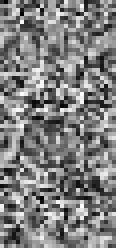
#> input picture files/wn3.png, 29 x 62 px, found by its file name (shown 4 times larger)
$ python lee_imagen.py   (Python 2 division)
#> lines starting #> are read from the running program, lines starting #| are printed output that depends on the picture
from PIL import Image  # read image
import numpy as np  # convert image to matrix
import os
import datetime


PATH = '../files/imagenes/wn3.png'
CANT_COLORES = 6
X_CANVAS = 700
Y_CANVAS = 950
X_INIT = 0
X_MAX = 120
PASO_X = 3
Y_INIT = 0
Y_MAX = 160
PASO_Y = 3
Z_MAX = 5
PRES_Z_RECARGA = -7
PRES_Z_PINTA = -3
MODO_PINTURA = 2  # 0 Puntual; 1 Semi diagonal post; 2 Semi diagonal pre
RECARGA = 10
X_RECARGA_DER = 10
X_RECARGA_IZQ = -11
VEL = "G00"


global dir_path, w, h


def genera_rangos(n):
    a = range(256)
    k, m = divmod(len(a), n)
    return list(a[i * k + min(i, m):(i + 1) * k + min(i + 1, m)] for i in xrange(n))


def trunca_imagen(imagen):
    global dir_path, w, h
    # Convertir a escala de grises
    im = imagen.convert('L')
    # Genera rangos de color
    rangos = genera_rangos(CANT_COLORES)
    # Crear arreglo a partir de imagen
    arreglo_im = list(im.getdata())
    # Segmentar imagen incluyendo blancos y negros absolutos
    for index, pix in enumerate(arreglo_im):
        for ind, rango in enumerate(rangos):
            if pix in rango:
                if ind == 0:
                    arreglo_im[index] = 1
                elif ind == CANT_COLORES - 1:
                    arreglo_im[index] = 255
                else:
                    arreglo_im[index] = (max(rango) + min(rango)) / 2
    # print arreglo_im

    return arreglo_im


def genera_arreglos_por_color(arr_img):
    global dir_path, w, h
    # Selecciona valores unicos de la lista
    vals_unicos = sorted(list(set(arr_img)))
    # Crea diccionario para almacenar las matrices separadas
    arreglos_por_color = {}
    for elem in vals_unicos:
        arreglos_por_color[elem] = [0]*len(arr_img)
    # Agrega el elemento que corresponda a cada valor en el indice adecuado
    for ind, color in enumerate(arr_img):
        arreglos_por_color[color][ind] = color
    return arreglos_por_color


def gesto_pintura(ind_x, ind_y, gesto, arch):
    global dir_path, w, h
    if gesto == 1:
        #  pinta semi diagonal post
        inst = VEL + " X" + str(ind_x*PASO_X) + " Y" + str(ind_y*PASO_Y) + " Z" + str(Z_MAX) + "\n"
        arch.write(inst)
        arch.write("G01 Z" + str(PRES_Z_PINTA) + "\n")
    elif gesto == 2:
        # pinta semi diagonal pre
        inst = VEL + " X" + str(ind_x*PASO_X) + " Y" + str(ind_y*PASO_Y) + " Z" + str(PRES_Z_PINTA) + "\n"
        arch.write(inst)
        arch.write(VEL + " Z" + str(Z_MAX) + "\n")
    else:
        #  pinta puntual
        inst = VEL + " X" + str(ind_x*PASO_X) + " Y" + str(ind_y*PASO_Y) + "\n"
        arch.write(inst)
        arch.write(VEL + " Z" + str(PRES_Z_PINTA) + "\n")
        arch.write(VEL + " Z" + str(Z_MAX) + "\n")


def recarga(ind_x, arch):
    # TODO Limpia pincel al recargar pintura
    global dir_path, w, h
    # print "Indice X: ", ind_x
    # print "Ancho: ", w, h
    if ind_x + 1 > w/2:
        # print "der"
        # print "G01 X" + str(X_RECARGA_DER) + "\n"
        # print X_CANVAS
        arch.write(VEL + " X" + str(X_RECARGA_DER) + "\n")
        arch.write(VEL + " Z" + str(PRES_Z_RECARGA) + "\n")
        arch.write(VEL + " Z" + str(Z_MAX) + "\n")
        ## Movimiento para no embarrar
        arch.write(VEL + " X" + str(ind_x*PASO_X) + "\n")
    else:
        # print "izq"
        # print "G01 X" + str(X_RECARGA_IZQ) + "\n"
        # print X_CANVAS
        arch.write(VEL + " X" + str(X_RECARGA_IZQ) + "\n")
        arch.write(VEL + " Z" + str(PRES_Z_RECARGA) + "\n")
        arch.write(VEL + " Z" + str(Z_MAX) + "\n")
        ## Movimiento para no embarrar
        arch.write(VEL + " X" + str(ind_x*PASO_X) + "\n")


def pintado(mat, direc, path_archivo):
    global dir_path, w, h
    # direc = 0: pinta horizontal
    # direc = 1: pinta vertical

    with open(path_archivo, "w+") as a:
        # [6 lines of commented-out code are left out]
        a.write("G90G17\n"
                "f22000\n"
                "S0\n"
                "G00 Z05\n"
                "G00 X0 Y0\n")

        #   Mover cursor al punto inicial
        # a.write(VEL + " X" + str(X_INIT) + " Y" + str(Y_INIT) + " Z" + str(Z_MAX) + "\n")
        cont = RECARGA
        if direc == 0:  # pinta vertical (direccion de y)
            mat = mat.tolist()
            # print mat
            # print "\n\n"
            for ind_x, renglon in enumerate(mat):
                if divmod(ind_x, 2)[1] == 0:
                    renglon = reversed(list(enumerate(renglon)))
                else:
                    renglon = enumerate(renglon)
                for ind_y, val in renglon:
                    if val > 0:
                        # print ind_x + 1
                        if cont == RECARGA:
                            recarga(ind_x, a)
                            cont = 0
                        gesto_pintura(ind_x, ind_y, MODO_PINTURA, a)
                        cont += 1
        else:  # pinta horizontal (direccion de x)
            mat = mat.transpose()
            mat = mat.tolist()
            # print mat
            # print "\n\n"
            for ind_y, columna in enumerate(mat):
                if divmod(ind_y, 2)[1] == 0:
                    columna = reversed(list(enumerate(columna)))
                else:
                    columna = enumerate(columna)
                for ind_x, val in columna:
                    if val > 0:
                        # print ind_x + 1
                        if cont == RECARGA:
                            recarga(ind_x, a)
                            cont = 0
                        gesto_pintura(ind_x, ind_y, MODO_PINTURA, a)
                        cont += 1

        # Regresa cursor al punto inicial
        a.write(VEL + " Z" + str(Z_MAX) + "\n")
        a.write(VEL + " X" + str(X_INIT) + " Y" + str(Y_INIT) + "\n")


def genera_gcode(dict_colores):
    global dir_path, w, h
    rec_izq = VEL + " " + str(X_RECARGA_IZQ)
    rec_der = VEL + " " + str(X_RECARGA_DER)
    for cont_col, elem in enumerate(sorted(dict_colores)):
        print sum(x >0 for  x in dict_colores[elem])
        nom_archivo = str(elem) + ".nc"
        path_archivo = dir_path + "/" + nom_archivo
        print path_archivo
        # Crea matriz a partir de arreglo
        matriz_im = np.mat(dict_colores[elem]).reshape(w, h)
        pintado(matriz_im, divmod(cont_col, 2)[1], path_archivo)


def main():
    global dir_path, w, h
    # Crea directorio con nombre unico
    dir_path = "../files/prueba_" + str(datetime.datetime.now()).split(".")[0].replace(" ", "_")
    if not os.path.exists(dir_path):
        os.makedirs(dir_path)
    # Leer Imagen
    im = Image.open(PATH)
#> im is the input picture: PIL image 29x62 RGBA; mean R, G, B, A 126.9, 126.9, 126.9, 255
    # Largo y ancho de la imagen
    w, h = im.size
#> w = 29; h = 62
    ## Invierte coordenadas (para router chico)
    w, h = h, w
#> w = 62; h = 29
    # Segmenta imagen en colores limitados; arreglo
    imagen_arr = trunca_imagen(im)
#> in trunca_imagen, `arreglo_im = list(im.getdata())`: arreglo_im = 1798 values, max 255 at index 672, min 0 at index 1431, mean 126.9
#> the loop in trunca_imagen, `for index, pix in enumerate(arreglo_im):` made 1798 passes
#> pix on passes 1 to 3: 43, 4, 110
#> after the loop in trunca_imagen, `for index, pix in enumerate(arreglo_im):`: arreglo_im = 1798 values, max 255 at index 16, min 1 at index 1, mean 126.6
#> imagen_arr has the same summary as arreglo_im in trunca_imagen
    # Crea matriz a partir de arreglo
    # Matriz de imagen si no se invierten las coordenadas antes
    # matriz_im = np.mat(imagen_arr).reshape(h, w)
    # Matriz de imagen si se invierten las coordenadas antes
    matriz_im = np.mat(imagen_arr).reshape(w, h)
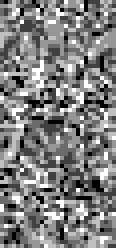
#> matriz_im: shape (62, 29) int64 (shown 4 times larger); min 1, max 255, mean 126.6

    # Guarda la nueva imagen
    im = Image.fromarray(np.array(matriz_im, dtype='uint8'))
    save_path = dir_path + "/imagen_segmentada.png"
    im.save(save_path)
    # Genera los arreglos por color
    arreglos_por_color = genera_arreglos_por_color(imagen_arr)
#> in genera_arreglos_por_color, `vals_unicos = sorted(list(set(arr_img)))`: vals_unicos = [1, 64, 107, 150, 192, 255]
#> the loop in genera_arreglos_por_color, `for elem in vals_unicos:` made 6 passes
#> elem on passes 2 to 6: 64, 107, 150, 192, 255
#> after the loop in genera_arreglos_por_color, `for elem in vals_unicos:`: arreglos_por_color = 6 items
#> the loop in genera_arreglos_por_color, `for ind, color in enumerate(arr_img):` made 1798 passes
#> color on passes 1 to 3: 64, 1, 107
#> arreglos_por_color = 6 items
    # Genera archivos de texto de gcode
    genera_gcode(arreglos_por_color)
#> the loop in genera_gcode, `for cont_col, elem in enumerate(sorted(dict_colores)):` made 6 passes
#> (elem, nom_archivo) on passes 2 to 6: (64, '64.nc'), (107, '107.nc'), (150, '150.nc'), (192, '192.nc'), (255, '255.nc')
#> (elem, nom_archivo, path_archivo) on pass 1: (1, '1.nc', '../files/prueba_2026-11-20_20:25:03/1.nc')
#| 134
#| ../files/prueba_2026-11-20_20:25:03/1.nc
#| 359
#| ../files/prueba_2026-11-20_20:25:03/64.nc
#| 424
#| ../files/prueba_2026-11-20_20:25:03/107.nc
#| 432
#| ../files/prueba_2026-11-20_20:25:03/150.nc
#| 319
#| ../files/prueba_2026-11-20_20:25:03/192.nc
#> (further printed lines are left out)
#> pass 1, in genera_gcode, `matriz_im = np.mat(dict_colores[elem]).reshape(w, h)`:
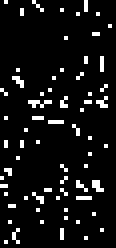
#> matriz_im: shape (62, 29) int64 (shown 4 times larger); values 0 (black) and 1 (white), 7.5% white in thin lines or dots
#> pass 2, in genera_gcode, `matriz_im = np.mat(dict_colores[elem]).reshape(w, h)`:
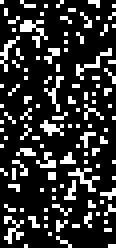
#> matriz_im: shape (62, 29) int64 (shown 4 times larger); values 0 (black) and 64 (white), 20% white in thin lines or dots
#> pass 2, in pintado (call 2), `mat = mat.transpose()`:
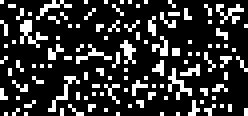
#> mat: shape (29, 62) int64 (shown 4 times larger); values 0 (black) and 64 (white), 20% white in thin lines or dots
#> pass 3, in genera_gcode, `matriz_im = np.mat(dict_colores[elem]).reshape(w, h)`:
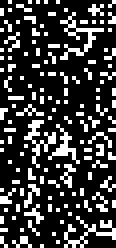
#> matriz_im: shape (62, 29) int64 (shown 4 times larger); values 0 (black) and 107 (white), 23.6% white in thin lines or dots
#> after the loop in genera_gcode, `for cont_col, elem in enumerate(sorted(dict_colores)):`:
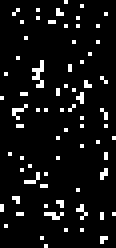
#> matriz_im: shape (62, 29) int64 (shown 4 times larger); 7.2% white in thin lines or dots


if __name__ == '__main__':
    main()

$ run again, with files/wn0.png copied over files/wn3.png
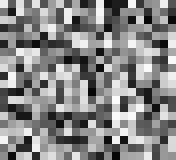
#> input picture files/wn0.png, 22 x 20 px, found by its file name (shown 8 times larger)
#> in main, im is the input picture: PIL image 22x20 RGBA; mean R, G, B, A 134.1, 134.1, 134.1, 255
#> in trunca_imagen, `arreglo_im = list(im.getdata())`: arreglo_im = 440 values, max 252 at index 278, min 6 at index 62, mean 134.1
#> the loop in trunca_imagen, `for index, pix in enumerate(arreglo_im):` made 440 passes
#> pix on passes 1 to 3: 236, 92, 224
#> after the loop in trunca_imagen, `for index, pix in enumerate(arreglo_im):`: arreglo_im = 440 values, max 255 at index 0, min 1 at index 10, mean 134
#> imagen_arr has the same summary as arreglo_im in trunca_imagen
#> vals_unicos = [1, 64, 107, 150, 192, 255]
#> the loop in genera_arreglos_por_color, `for elem in vals_unicos:` made 6 passes
#> elem on passes 2 to 6: 64, 107, 150, 192, 255
#> after the loop in genera_arreglos_por_color, `for elem in vals_unicos:`: arreglos_por_color = 6 items
#> the loop in genera_arreglos_por_color, `for ind, color in enumerate(arr_img):` made 440 passes
#> the loop in genera_gcode, `for cont_col, elem in enumerate(sorted(dict_colores)):` made 6 passes
#> (elem, nom_archivo) on passes 2 to 6: (64, '64.nc'), (107, '107.nc'), (150, '150.nc'), (192, '192.nc'), (255, '255.nc')
#> (printed output is left out)
#> pass 1, in genera_gcode, `matriz_im = np.mat(dict_colores[elem]).reshape(w, h)`:
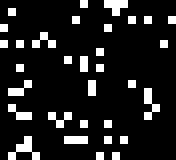
#> matriz_im: shape (20, 22) int64 (shown 8 times larger); values 0 (black) and 1 (white), 12.3% white in thin lines or dots
#> after the loop in genera_gcode, `for cont_col, elem in enumerate(sorted(dict_colores)):`:
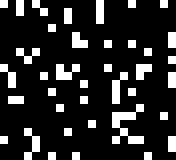
#> matriz_im: shape (20, 22) int64 (shown 8 times larger); 16.4% white in thin lines or dots
